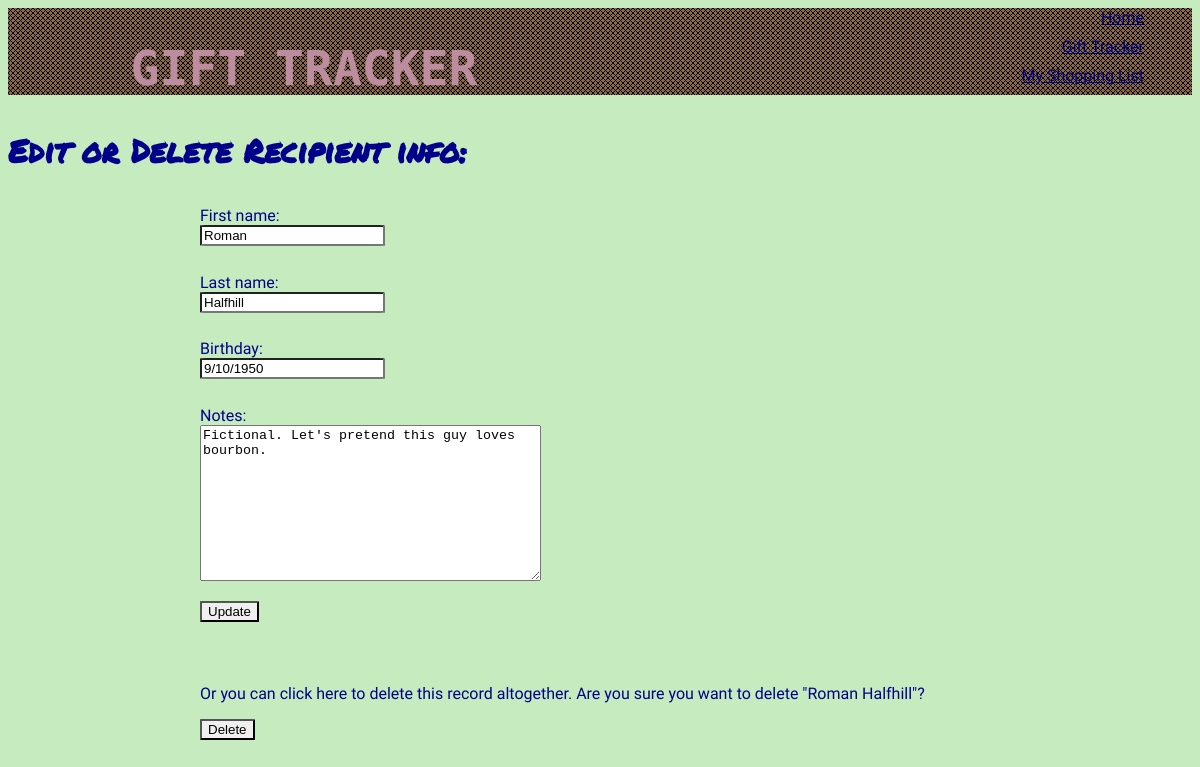
The page /idea_tracker/recipient_update/30/ on the database its author committed.
### idea_tracker/models.py (models this page shows, shortened)
class Recipient(models.Model):
    first_name = models.CharField(max_length=30)
    last_name = models.CharField(max_length=30)
    birthday = models.CharField(max_length=10, blank=True)
    notes = models.TextField(max_length=255, blank=True)
    def __str__(self):
        return "{} {}".format(self.first_name, self.last_name)

### idea_tracker/views.py (the view, shortened to what this page needs)
# urls.py: url(r'^recipient_update/(?P<pk>\d+)/$', views.RecipientUpdate.as_view(), name='recipient_update_form'),
class RecipientUpdate(UpdateView):
    model = models.Recipient
    fields = ['first_name', 'last_name', 'birthday', 'notes']
    template_name_suffix = '_update_form'

### idea_tracker/templates/idea_tracker/recipient_update_form.html
{% extends 'layout.html' %}
{% load static from staticfiles %}
{% block content %}
<h3>Edit or Delete Recipient info:</h3>
<form action='' method="POST">{% csrf_token %}
    {{ form.as_p }}
    <input type="Submit" value="Update">
    <br>
    <p>Or you can click here to delete this record altogether. Are you
    sure you want to delete "{{ object }}"?</p>
    <input type="Submit" value="Delete">
</form>
{% endblock %}

### assets/css/layout.css (style rules this page uses)
:root { background: #c6ebbe ; }
h3, h4, h5 { color: darkblue; font-family: 'Permanent Marker', cursive, 'Courier New', serif; font-size: 2em; }
form { color: darkblue; font-family: 'Kalam', cursive; width: 50em; margin: 0 auto; }
label, input { display: block; border-radius: 3% }
input { margin-bottom: 2em; }

### rows shown on the page
Recipient: first_name "Roman", last_name "Halfhill", birthday "9/10/1950", notes "Fictional. Let's pretend this guy loves bourbon.", first_name+last_name "Roman Halfhill"
